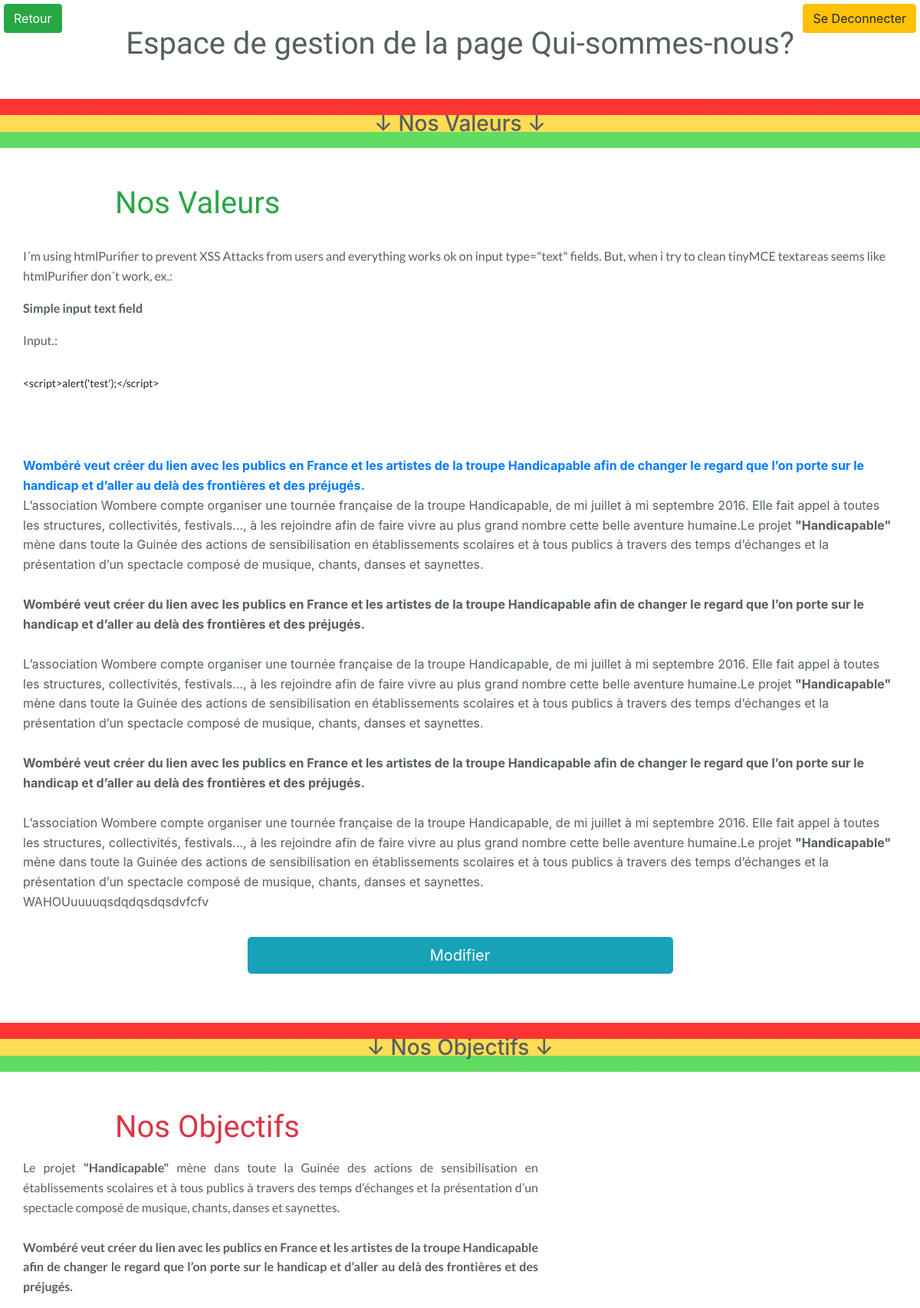
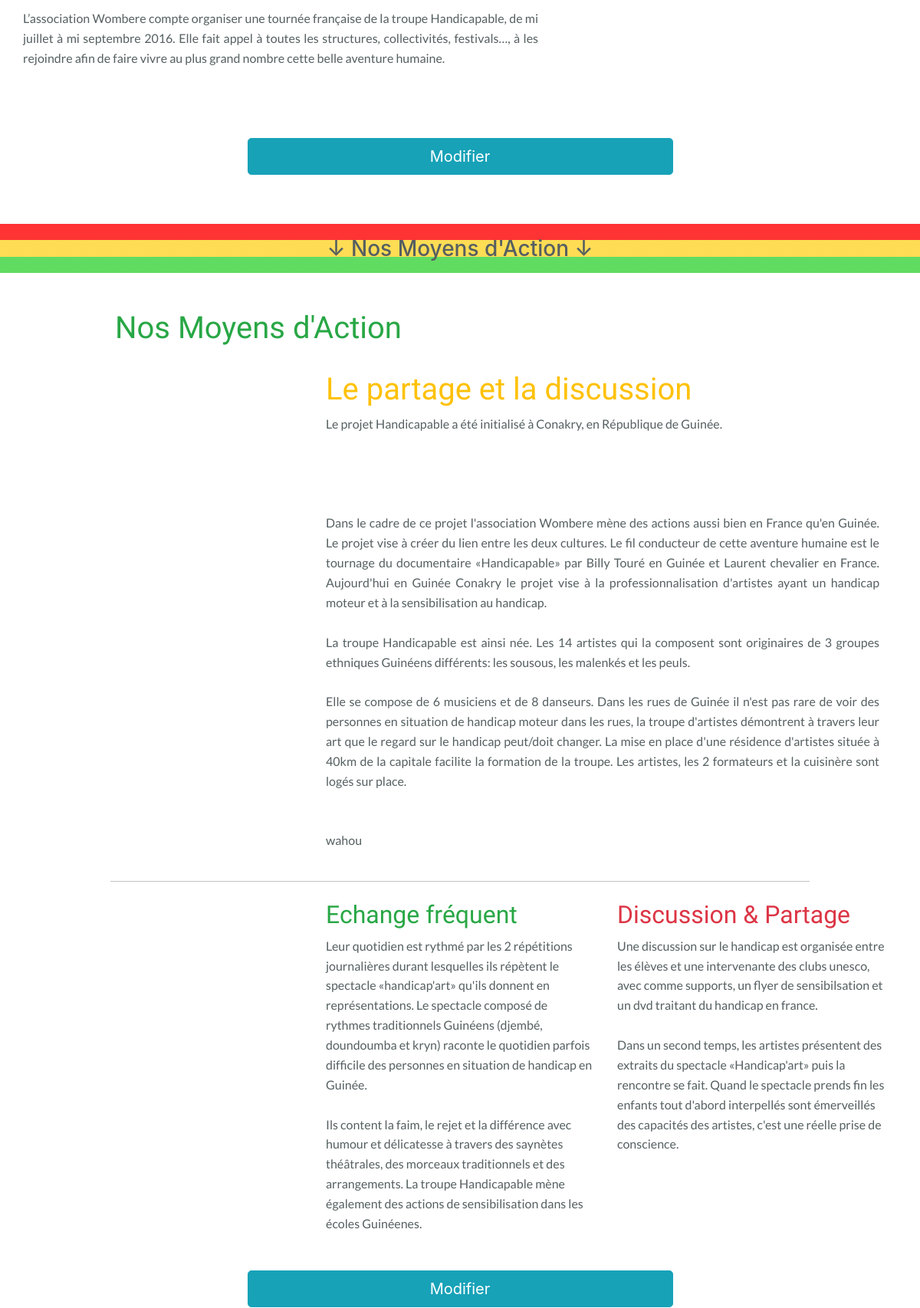
The app's page /admin/qui-sommes-nous/qui-sommes-nous.php (signed in, upper part) with its own data (2 pictures, top to bottom).
### tables this page shows
CREATE TABLE IF NOT EXISTS `wb_qui_sommes_nous` (
  `id_section` int(11) NOT NULL AUTO_INCREMENT,
  `titre_section` varchar(255) NOT NULL,
  `texte_main` longtext NOT NULL,
  `img_main` varchar(255) NOT NULL,
  `titre_secondaire` varchar(255) DEFAULT NULL,
  `texte_secondaire` longtext,
  `img_secondaire` varchar(255) DEFAULT NULL,
  `titre_ternaire` varchar(255) DEFAULT NULL,
  `texte_ternaire` longtext,
  `img_ternaire` varchar(255) DEFAULT NULL,
  PRIMARY KEY (`id_section`)
);

### admin/qui-sommes-nous/qui-sommes-nous.php (the view, shortened to what this page needs)
<?php
if ($_SESSION['admin'] === "administrateur" and !empty($_SESSION['login'])){
require '../config/db.php';
$req=$db->prepare("SELECT * FROM wb_qui_sommes_nous WHERE titre_section = :titre_section" );
}
    ?>
   <!DOCTYPE html>
   <html lang="fr">
   <head>
        <?php
            require_once '../includes/css-head.php';
        ?>
   </head>
   <body>
       <?php
        require_once '../includes/function.php';
       ?>
    <div class="w-100  hr-guinea-flag"><p class="p-3 h3 text-center">&darr; Nos Valeurs &darr;</p></div>
    <section id="nos-valeurs" class="style_simple my-5">
                  <?php
                    $titre = "nos valeurs";
                    $req->bindParam(':titre_section', $titre);
                    $req->execute();
                    while($row = $req->fetch(PDO::FETCH_OBJ)) {
                    ?>
       <h2 class="h1 text-left w-75 mx-auto text-success text-capitalize mb-3"><?= $row->titre_section; ?></h2>
        <div class="container">
            <div class="row">
                <div>
                    <p class="text-justify"><?= $row->texte_main; ?></p>
                </div>
                <div class="col-12 text-center align-self-end mb-3">
                            <a href="qui-sommes-nous-modif-section.php?p=<?= $row->id_section ?>" class="w-50 btn btn-info btn-lg mt-3">Modifier </a>
                </div>
            </div>
        </div>
                <?php
                    }
                    ?>
    </section>
    <div class="w-100  hr-guinea-flag"><p class="p-3 h3 text-center">&darr; Nos Objectifs &darr;</p></div>
       <section id="nos-objectifs" class="style_simple my-5">
       <?php
                    $titre = "nos objectifs";
                    $req->bindParam(':titre_section', $titre);
                    $req->execute();
                    while($row = $req->fetch(PDO::FETCH_OBJ)) {
                    ?>
        <h2  class="h1 text-left w-75 mx-auto text-danger text-capitalize mb-3"><?= $row->titre_section; ?></h2>
        <div class="container">
            <div class="row">
                <div>
                   <div class="d-none d-lg-block float-lg-right ml-5" style="width:420px; height:360px;">
                    </div>
                    <p class="text-justify "><?= $row->texte_main; ?></p>
                </div>
                 <div class="col-12 text-center align-self-end mb-3">
                            <a href="qui-sommes-nous-modif-section.php?p=<?= $row->id_section ?>" class="w-50 btn btn-info btn-lg mt-3">Modifier </a>
                </div>
            </div>
        </div>
         <?php
                    }
                    ?>
    </section>
    <div class="w-100  hr-guinea-flag"><p class="p-3 h3 text-center">&darr; Nos Moyens d'Action &darr;</p></div>
    <section id="nos-moyens-d-action" class="style_complexe my-5">
      <?php
                    $titre = "nos moyens d'action";
                    $req->bindParam(':titre_section', $titre);
                    $req->execute();
                    while($row = $req->fetch(PDO::FETCH_OBJ)) {
                    ?>
       <h2 class="h1 text-left w-75 mx-auto text-success mb-3"><?= $row->titre_section; ?></h2>
        <div class="container pt-3">
            <div class="row ">
                <div class="col-lg-4 col-12">
                </div>
                <div class="col-lg-8  col-12">
                        <h3 class="h1 text-warning mt-3 mt-lg-0" data-aos="zoom-in" data-aos-delay="0">Le partage et la discussion</h3>
                        <p class="text-justify pr-2"><?= $row->texte_main; ?></p>
                </div>
                <hr class="my-4">
                    <div class="col-lg-4 col-12  mt-2">
                    </div>
                    <div class="col-lg-4 col-12">
                        <h3 class="h2 pt-4 pt-lg-0 text-success"><?= $row->titre_secondaire; ?></h3>
                        <p><?= $row->texte_secondaire; ?></p>
                    </div>
                    <div class="col-lg-4 col-10">
                        <h3 class="h2 pt-4 pt-lg-0 text-danger"><?= $row->titre_ternaire; ?></h3>
                        <p><?= $row->texte_ternaire; ?></p>
                    </div>
                     <div class="col-12 text-center align-self-end my-3">
                            <a href="qui-sommes-nous-modif-section.php?p=<?= $row->id_section ?>" class="w-50 btn btn-info btn-lg mt-3">Modifier </a>
                        </div>
                </div>
            </div>
         <?php
                    }
                    ?>
    </section>
   </body>
   </html>

### admin/assets/css/style.css (style rules this page uses)
html { font-size: 1rem; }
body { color: #555F61; line-height: 1.61803398875; max-width: 1920px; margin:0 auto; }
h1, h2, h3, h4, h5, h6 { font-family:'Fresca' !important }
span, p, li:not(.nav-item ) { font-family: 'Lato'; }
.hr-guinea-flag { height: 2em }
hr { height: 12px; border: 0; box-shadow: inset 0 12px 12px -12px rgba(0, 0, 0, 0.5); }
hr { width:80%; height: 1px; color:black; }
.hr-guinea-flag { background-image: linear-gradient(to bottom, rgba(254, 0, 0, .8) 0, rgba(254, 0, 0, .8) 33.33%, rgba(254, 212, 42, .8) 33.33%, rgba(254, 212, 42, .8) 66.66%, rgba(57, 211, 58, .8) 66.66%, rgba(57, 211, 58, .8) 100%); height: 4em; }

### records on screen
wb_qui_sommes_nous: titre_section "Nos Valeurs", texte_main "I´m using htmlPurifier to prevent XSS Attacks from users and everything works ok on input type=\"text\" fields. But, when i try to clean tinyMCE textareas seems like htmlPurifier don´t work, ex.: Simple input text field Input.: <script>alert('test');</script> Wombéré veut créer du lien avec les publics en France et les artistes de la troupe Handicapable afin de changer le regard que l’on porte sur le handicap et d’aller au delà des frontières et des préjugés. L’association Wombere compte organiser une tournée française de la troupe Handicapable, de mi juillet à mi septembre 2016. Elle fait appel à toutes les structures, collectivités, festivals…, à les rejoindre afin de faire vivre au plus…"
wb_qui_sommes_nous: titre_section "Nos Objectifs", texte_main "Le projet \"Handicapable\" mène dans toute la Guinée des actions de sensibilisation en établissements scolaires et à tous publics à travers des temps d’échanges et la présentation d’un spectacle composé de musique, chants, danses et saynettes. Wombéré veut créer du lien avec les publics en France et les artistes de la troupe Handicapable afin de changer le regard que l’on porte sur le handicap et d’aller au delà des frontières et des préjugés. L’association Wombere compte organiser une tournée française de la troupe Handicapable, de mi juillet à mi septembre 2016. Elle fait appel à toutes les structures, collectivités, festivals…, à les rejoindre afin de faire vivre au plus grand nombre cette…"
wb_qui_sommes_nous: titre_section "Nos Moyens d'Action", texte_main "Le projet Handicapable a été initialisé à Conakry, en République de Guinée. Dans le cadre de ce projet l'association Wombere mène des actions aussi bien en France qu'en Guinée. Le projet vise à créer du lien entre les deux cultures. Le fil conducteur de cette aventure humaine est le tournage du documentaire «Handicapable» par Billy Touré en Guinée et Laurent chevalier en France. Aujourd'hui en Guinée Conakry le projet vise à la professionnalisation d'artistes ayant un handicap moteur et à la sensibilisation au handicap. La troupe Handicapable est ainsi née. Les 14 artistes qui la composent sont originaires de 3 groupes ethniques Guinéens différents: les sousous, les malenkés et les peuls.…", titre_secondaire "Echange fréquent", texte_secondaire "Leur quotidien est rythmé par les 2 répétitions journalières durant lesquelles ils répètent le spectacle «handicap'art» qu'ils donnent en représentations. Le spectacle composé de rythmes traditionnels Guinéens (djembé, doundoumba et kryn) raconte le quotidien parfois difficile des personnes en situation de handicap en Guinée. Ils content la faim, le rejet et la différence avec humour et délicatesse à travers des saynètes théâtrales, des morceaux traditionnels et des arrangements. La troupe Handicapable mène également des actions de sensibilisation dans les écoles Guinéenes.", titre_ternaire "Discussion & Partage", texte_ternaire "Une discussion sur le handicap est organisée entre les élèves et une intervenante des clubs unesco, avec comme supports, un flyer de sensibilsation et un dvd traitant du handicap en france. Dans un second temps, les artistes présentent des extraits du spectacle «Handicap'art» puis la rencontre se fait. Quand le spectacle prends fin les enfants tout d'abord interpellés sont émerveillés des capacités des artistes, c'est une réelle prise de conscience."

### other values on screen
$nom "Espace de gestion de la page Qui-sommes-nous?"
